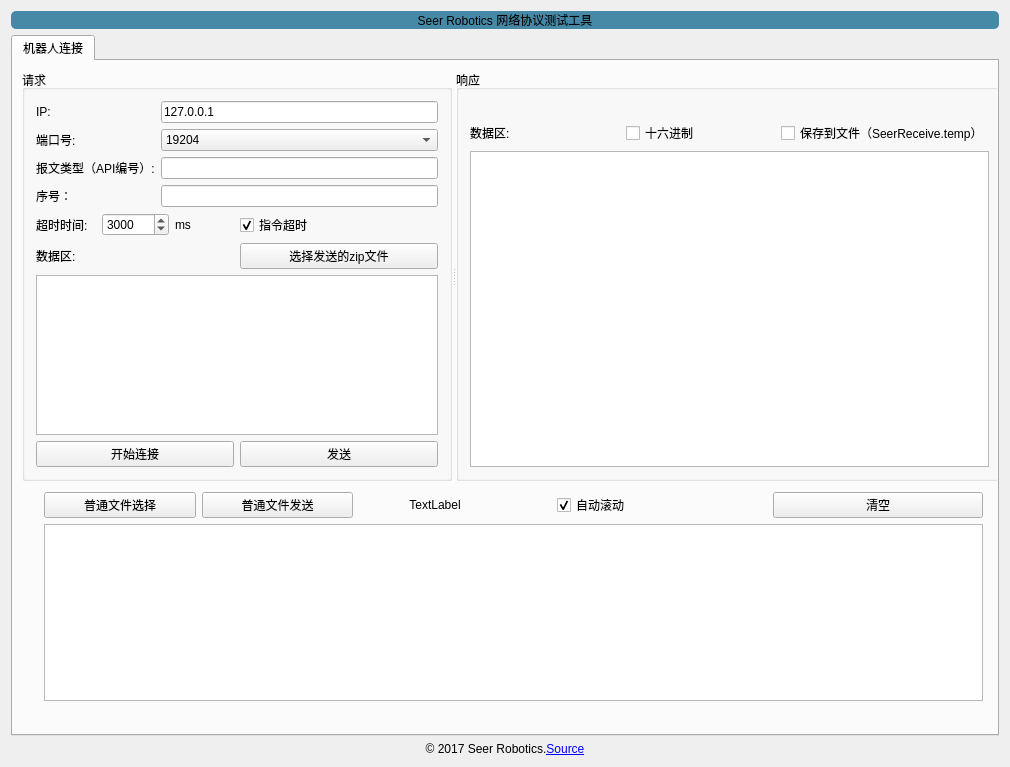
<?xml version="1.0" encoding="UTF-8"?>
<ui version="4.0">
 <class>SCTcpToolWidget</class>
 <widget class="QWidget" name="SCTcpToolWidget">
  <property name="geometry">
   <rect>
    <x>0</x>
    <y>0</y>
    <width>1010</width>
    <height>767</height>
   </rect>
  </property>
  <property name="windowTitle">
   <string>网络协议测试工具</string>
  </property>
  <property name="styleSheet">
   <string notr="true">QWidget{
	
	font: 10pt &quot;微软雅黑&quot;;
}</string>
  </property>
  <layout class="QVBoxLayout" name="verticalLayout_4">
   <item>
    <widget class="QLabel" name="label">
     <property name="styleSheet">
      <string notr="true">font: 18pt &quot;微软雅黑&quot;;
background-color: rgb(69, 137, 166);
border-radius:5px;</string>
     </property>
     <property name="text">
      <string>Seer Robotics 网络协议测试工具</string>
     </property>
     <property name="alignment">
      <set>Qt::AlignCenter</set>
     </property>
    </widget>
   </item>
   <item>
    <widget class="QTabWidget" name="tabWidget">
     <property name="currentIndex">
      <number>0</number>
     </property>
     <widget class="QWidget" name="tab">
      <attribute name="title">
       <string>机器人连接</string>
      </attribute>
      <widget class="QSplitter" name="splitter">
       <property name="geometry">
        <rect>
         <x>9</x>
         <y>9</y>
         <width>981</width>
         <height>411</height>
        </rect>
       </property>
       <property name="orientation">
        <enum>Qt::Horizontal</enum>
       </property>
       <widget class="QGroupBox" name="groupBox">
        <property name="sizePolicy">
         <sizepolicy hsizetype="Preferred" vsizetype="Preferred">
          <horstretch>0</horstretch>
          <verstretch>0</verstretch>
         </sizepolicy>
        </property>
        <property name="title">
         <string>请求</string>
        </property>
        <layout class="QVBoxLayout" name="verticalLayout_2">
         <item>
          <layout class="QFormLayout" name="formLayout">
           <property name="sizeConstraint">
            <enum>QLayout::SetDefaultConstraint</enum>
           </property>
           <item row="0" column="0">
            <widget class="QLabel" name="label_2">
             <property name="text">
              <string>IP:</string>
             </property>
            </widget>
           </item>
           <item row="0" column="1">
            <widget class="QLineEdit" name="lineEdit_ip">
             <property name="text">
              <string>127.0.0.1</string>
             </property>
            </widget>
           </item>
           <item row="1" column="0">
            <widget class="QLabel" name="label_3">
             <property name="text">
              <string>端口号:</string>
             </property>
            </widget>
           </item>
           <item row="1" column="1">
            <widget class="QComboBox" name="comboBox_port">
             <item>
              <property name="text">
               <string>19204</string>
              </property>
             </item>
             <item>
              <property name="text">
               <string>10000</string>
              </property>
             </item>
             <item>
              <property name="text">
               <string>19205</string>
              </property>
             </item>
             <item>
              <property name="text">
               <string>19206</string>
              </property>
             </item>
             <item>
              <property name="text">
               <string>19207</string>
              </property>
             </item>
             <item>
              <property name="text">
               <string>19208</string>
              </property>
             </item>
             <item>
              <property name="text">
               <string>19209</string>
              </property>
             </item>
             <item>
              <property name="text">
               <string>19210</string>
              </property>
             </item>
             <item>
              <property name="text">
               <string>19200</string>
              </property>
             </item>
            </widget>
           </item>
           <item row="2" column="0">
            <widget class="QLabel" name="label_9">
             <property name="text">
              <string>报文类型（API编号）:</string>
             </property>
            </widget>
           </item>
           <item row="2" column="1">
            <widget class="QLineEdit" name="lineEdit_sendCommand"/>
           </item>
           <item row="3" column="0">
            <widget class="QLabel" name="label_4">
             <property name="text">
              <string>序号：</string>
             </property>
            </widget>
           </item>
           <item row="3" column="1">
            <widget class="QLineEdit" name="lineEdit_number"/>
           </item>
          </layout>
         </item>
         <item>
          <layout class="QHBoxLayout" name="horizontalLayout_6">
           <item>
            <layout class="QHBoxLayout" name="horizontalLayout_3">
             <item>
              <widget class="QLabel" name="label_7">
               <property name="sizePolicy">
                <sizepolicy hsizetype="Preferred" vsizetype="Preferred">
                 <horstretch>0</horstretch>
                 <verstretch>0</verstretch>
                </sizepolicy>
               </property>
               <property name="text">
                <string>超时时间:</string>
               </property>
              </widget>
             </item>
             <item>
              <widget class="QSpinBox" name="spinBox_timeOut">
               <property name="minimum">
                <number>100</number>
               </property>
               <property name="maximum">
                <number>99999999</number>
               </property>
               <property name="value">
                <number>3000</number>
               </property>
              </widget>
             </item>
             <item>
              <widget class="QLabel" name="label_8">
               <property name="text">
                <string>ms</string>
               </property>
              </widget>
             </item>
            </layout>
           </item>
           <item>
            <widget class="QCheckBox" name="checkBox_timeOut">
             <property name="text">
              <string>指令超时</string>
             </property>
             <property name="checked">
              <bool>true</bool>
             </property>
            </widget>
           </item>
          </layout>
         </item>
         <item>
          <layout class="QHBoxLayout" name="horizontalLayout">
           <item>
            <widget class="QLabel" name="label_5">
             <property name="text">
              <string>数据区:</string>
             </property>
            </widget>
           </item>
           <item>
            <widget class="QPushButton" name="pushButton_zipFile">
             <property name="text">
              <string>选择发送的zip文件</string>
             </property>
            </widget>
           </item>
          </layout>
         </item>
         <item>
          <widget class="QTextEdit" name="textEdit_sendData">
           <property name="sizePolicy">
            <sizepolicy hsizetype="Preferred" vsizetype="Expanding">
             <horstretch>0</horstretch>
             <verstretch>0</verstretch>
            </sizepolicy>
           </property>
          </widget>
         </item>
         <item>
          <layout class="QHBoxLayout" name="horizontalLayout_4">
           <item>
            <widget class="QPushButton" name="pushButton_connect">
             <property name="text">
              <string>开始连接</string>
             </property>
             <property name="checkable">
              <bool>true</bool>
             </property>
            </widget>
           </item>
           <item>
            <widget class="QPushButton" name="pushButton_send">
             <property name="text">
              <string>发送</string>
             </property>
            </widget>
           </item>
          </layout>
         </item>
        </layout>
       </widget>
       <widget class="QGroupBox" name="groupBox_2">
        <property name="sizePolicy">
         <sizepolicy hsizetype="Expanding" vsizetype="Expanding">
          <horstretch>0</horstretch>
          <verstretch>0</verstretch>
         </sizepolicy>
        </property>
        <property name="title">
         <string>响应</string>
        </property>
        <layout class="QVBoxLayout" name="verticalLayout">
         <item>
          <widget class="QLabel" name="label_revText">
           <property name="text">
            <string/>
           </property>
          </widget>
         </item>
         <item>
          <layout class="QHBoxLayout" name="horizontalLayout_5">
           <item>
            <widget class="QLabel" name="label_12">
             <property name="text">
              <string>数据区:</string>
             </property>
            </widget>
           </item>
           <item>
            <widget class="QCheckBox" name="checkBox_revHex">
             <property name="text">
              <string>十六进制</string>
             </property>
            </widget>
           </item>
           <item>
            <widget class="QCheckBox" name="checkBox_saveFile">
             <property name="text">
              <string>保存到文件（SeerReceive.temp）</string>
             </property>
            </widget>
           </item>
          </layout>
         </item>
         <item>
          <widget class="QTextEdit" name="textEdit_revData">
           <property name="sizePolicy">
            <sizepolicy hsizetype="Expanding" vsizetype="Expanding">
             <horstretch>0</horstretch>
             <verstretch>0</verstretch>
            </sizepolicy>
           </property>
           <property name="readOnly">
            <bool>true</bool>
           </property>
          </widget>
         </item>
        </layout>
       </widget>
      </widget>
      <widget class="QWidget" name="layoutWidget">
       <property name="geometry">
        <rect>
         <x>20</x>
         <y>420</y>
         <width>961</width>
         <height>231</height>
        </rect>
       </property>
       <layout class="QVBoxLayout" name="verticalLayout_3">
        <item>
         <layout class="QHBoxLayout" name="horizontalLayout_8">
          <item>
           <layout class="QHBoxLayout" name="horizontalLayout_7">
            <item>
             <widget class="QPushButton" name="btnSelect">
              <property name="text">
               <string>普通文件选择</string>
              </property>
             </widget>
            </item>
            <item>
             <widget class="QPushButton" name="btnSend">
              <property name="text">
               <string>普通文件发送</string>
              </property>
             </widget>
            </item>
            <item>
             <widget class="QLabel" name="openfilelabel">
              <property name="sizePolicy">
               <sizepolicy hsizetype="Preferred" vsizetype="Preferred">
                <horstretch>0</horstretch>
                <verstretch>0</verstretch>
               </sizepolicy>
              </property>
              <property name="text">
               <string>&lt;html&gt;&lt;head/&gt;&lt;body&gt;&lt;p align=&quot;center&quot;&gt;TextLabel&lt;/p&gt;&lt;/body&gt;&lt;/html&gt;</string>
              </property>
             </widget>
            </item>
           </layout>
          </item>
          <item>
           <layout class="QHBoxLayout" name="horizontalLayout_2">
            <item>
             <spacer name="horizontalSpacer">
              <property name="orientation">
               <enum>Qt::Horizontal</enum>
              </property>
              <property name="sizeType">
               <enum>QSizePolicy::Preferred</enum>
              </property>
              <property name="sizeHint" stdset="0">
               <size>
                <width>40</width>
                <height>20</height>
               </size>
              </property>
             </spacer>
            </item>
            <item>
             <widget class="QCheckBox" name="checkBox_automatically">
              <property name="text">
               <string>自动滚动</string>
              </property>
              <property name="checked">
               <bool>true</bool>
              </property>
             </widget>
            </item>
            <item>
             <widget class="QPushButton" name="pushButton_clearInfo">
              <property name="text">
               <string>清空</string>
              </property>
             </widget>
            </item>
           </layout>
          </item>
         </layout>
        </item>
        <item>
         <widget class="QTextEdit" name="textEdit_info">
          <property name="readOnly">
           <bool>true</bool>
          </property>
         </widget>
        </item>
       </layout>
      </widget>
     </widget>
    </widget>
   </item>
   <item>
    <widget class="QLabel" name="label_6">
     <property name="text">
      <string>&lt;html&gt;&lt;head/&gt;&lt;body&gt;&lt;p&gt;© 2017 Seer Robotics.&lt;a href=&quot;https://github.com/seer-robotics/SeerTCPTest&quot;&gt;&lt;span style=&quot; text-decoration: underline; color:#0000ff;&quot;&gt;Source&lt;/span&gt;&lt;/a&gt;&lt;/p&gt;&lt;/body&gt;&lt;/html&gt;</string>
     </property>
     <property name="alignment">
      <set>Qt::AlignCenter</set>
     </property>
     <property name="openExternalLinks">
      <bool>true</bool>
     </property>
    </widget>
   </item>
  </layout>
 </widget>
 <layoutdefault spacing="6" margin="11"/>
 <resources/>
 <connections/>
</ui>
